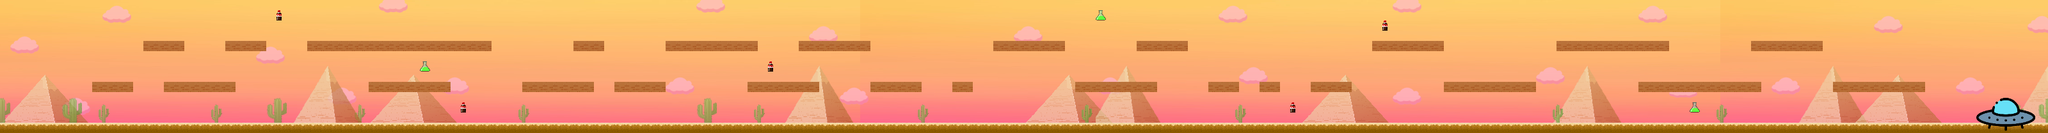

A level layout from a 2D game, rendered from its tile map. Below: a short description, then the map file with tile-grid data replaced by summaries:
An orthogonal 200x13 tile map with 16x16 px tiles, 6 tile layers (background, background, background, background, ...), 11 tilesets and 37 objects.

<map version="1.8" tiledversion="1.8.6" orientation="orthogonal" renderorder="right-down" width="200" height="13" tilewidth="16" tileheight="16" infinite="0" nextlayerid="15" nextobjectid="53">
 <tileset firstgid="1" name="2" tilewidth="16" tileheight="16" tilecount="64" columns="8">
  <image source="2.png" width="128" height="128" />
 </tileset>
 <tileset firstgid="65" name="p1" tilewidth="16" tileheight="16" tilecount="456" columns="24">
  <image source="p1.png" width="397" height="313" />
 </tileset>
 <tileset firstgid="521" name="p2" tilewidth="16" tileheight="16" tilecount="456" columns="24">
  <image source="p2.png" width="397" height="313" />
 </tileset>
 <tileset firstgid="977" name="c1" tilewidth="16" tileheight="16" tilecount="6" columns="2">
  <image source="c1.png" width="37" height="48" />
 </tileset>
 <tileset firstgid="983" name="c2" tilewidth="16" tileheight="16" tilecount="1024" columns="32">
  <image source="c2.png" width="512" height="512" />
 </tileset>
 <tileset firstgid="2007" name="sky2" tilewidth="16" tileheight="16" tilecount="1092" columns="84">
  <image source="sky2.png" width="1350" height="216" />
 </tileset>
 <tileset firstgid="3099" name="cl2" tilewidth="16" tileheight="16" tilecount="25" columns="5">
  <image source="cl2.png" width="80" height="80" />
 </tileset>
 <tileset firstgid="3124" name="cl1" tilewidth="16" tileheight="16" tilecount="25" columns="5">
  <image source="cl1.png" width="80" height="80" />
 </tileset>
 <tileset firstgid="3149" name="ufo" tilewidth="16" tileheight="16" tilecount="1024" columns="32">
  <image source="ufo.png" width="512" height="512" />
 </tileset>
 <tileset firstgid="4173" name="sample2" tilewidth="16" tileheight="16" tilecount="1184" columns="32">
  <image source="sample2.png" width="522" height="596" />
 </tileset>
 <tileset firstgid="5357" name="bonus2" tilewidth="16" tileheight="16" tilecount="1" columns="1">
  <image source="bonus2.png" width="16" height="16" />
 </tileset>
 <layer id="1" name="background" width="200" height="13" locked="1">
  <data>[2600 cells, 2600 non-empty, 1092 distinct tile ids]</data>
 </layer>
 <layer id="5" name="background" width="200" height="13" locked="1" opacity="0.63">
  <data>[2600 cells, 349 non-empty, 81 distinct tile ids]</data>
 </layer>
 <layer id="3" name="background" width="200" height="13" locked="1" opacity="0.61">
  <data>[2600 cells, 294 non-empty, 60 distinct tile ids]</data>
 </layer>
 <layer id="4" name="background" width="200" height="13" locked="1" opacity="0.67">
  <data>[2600 cells, 186 non-empty, 58 distinct tile ids]</data>
 </layer>
 <layer id="2" name="graphics" width="200" height="13" locked="1">
  <data>[2600 cells, 382 non-empty, 4 distinct tile ids]</data>
 </layer>
 <layer id="6" name="ufo" width="200" height="13" locked="1">
  <data>[2600 cells, 24 non-empty, 24 distinct tile ids]</data>
 </layer>
 <objectgroup id="7" name="ground" visible="0" locked="1">
  <object id="5" x="0" y="191.5" width="3200.25" height="16.25" />
 </objectgroup>
 <objectgroup id="8" name="platforms" visible="0" locked="1">
  <object id="6" x="223.5" y="64" width="63.8333" height="15.6667" />
  <object id="7" x="351.667" y="64.3333" width="64.3333" height="15.3333" />
  <object id="8" x="144" y="127.667" width="63.6667" height="16.3333" />
  <object id="9" x="256" y="128.333" width="111.667" height="15.3333" />
  <object id="11" x="479.667" y="64" width="288.333" height="15.6667" />
  <object id="12" x="576" y="127.667" width="127.667" height="16" />
  <object id="13" x="815.667" y="127.333" width="112" height="16.3333" />
  <object id="14" x="960" y="128" width="79.6667" height="15.6667" />
  <object id="17" x="895.833" y="64" width="48.1667" height="16.3333" />
  <object id="18" x="1040" y="64" width="144" height="16" />
  <object id="19" x="1167.33" y="128" width="112.5" height="16" />
  <object id="20" x="1247.67" y="64" width="112.333" height="16" />
  <object id="21" x="1360" y="128.333" width="80" height="15.6667" />
  <object id="22" x="1487.67" y="128" width="32" height="16" />
  <object id="23" x="1552" y="63.6667" width="112" height="16" />
  <object id="24" x="1679.67" y="128.333" width="128" height="15.6667" />
  <object id="25" x="1776" y="63.3333" width="79.6667" height="16.6667" />
  <object id="26" x="1887.67" y="127.667" width="48.3333" height="16" />
  <object id="27" x="1967.67" y="128.333" width="32" height="15.3333" />
  <object id="28" x="2048.33" y="128" width="64" height="15.6667" />
  <object id="29" x="2144" y="63.6667" width="112" height="16.6667" />
  <object id="30" x="2256" y="128" width="144.333" height="15.6667" />
  <object id="31" x="2432" y="63.3333" width="175.667" height="16.6667" />
  <object id="32" x="2560" y="128" width="192" height="16" />
  <object id="35" x="2736" y="64" width="112" height="16" />
  <object id="36" x="2863.67" y="127.667" width="144.167" height="16.3333" />
 </objectgroup>
 <objectgroup id="9" name="ufo" visible="0" locked="1">
  <object id="41" x="3119" y="164.5" width="30" height="27" />
  <object id="42" x="3295" y="122.5" />
 </objectgroup>
 <objectgroup id="10" name="samples" visible="0" locked="1">
  <object id="48" x="655.875" y="95.875" width="16.25" height="16.25" />
  <object id="49" x="1712" y="16" width="16" height="15.6667" />
  <object id="50" x="2640.33" y="160" width="15.6667" height="15.6667" />
 </objectgroup>
 <objectgroup id="11" name="bonuses" visible="0" locked="1">
  <object id="43" x="2160.59" y="32" width="15.0682" height="15.9091" />
  <object id="44" x="2016.34" y="159.92" width="15.5682" height="15.9091" />
  <object id="45" x="1200.03" y="96.0455" width="15.8182" height="15.9091" />
  <object id="46" x="719.924" y="160.629" width="15.8182" height="15.9091" />
  <object id="47" x="432.258" y="16.3788" width="15.8182" height="15.9091" />
 </objectgroup>
 <objectgroup id="12" name="soldiers" visible="0" locked="1" />
 <objectgroup id="14" name="drones" visible="0" locked="1" />
</map>